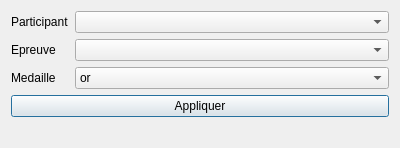
<?xml version="1.0" encoding="UTF-8"?>
<ui version="4.0">
 <class>Dialog</class>
 <widget class="QDialog" name="Dialog">
  <property name="geometry">
   <rect>
    <x>0</x>
    <y>0</y>
    <width>400</width>
    <height>147</height>
   </rect>
  </property>
  <property name="windowTitle">
   <string>Dialog</string>
  </property>
  <layout class="QHBoxLayout" name="horizontalLayout">
   <item>
    <layout class="QVBoxLayout" name="verticalLayout">
     <item>
      <layout class="QFormLayout" name="formLayout">
       <item row="0" column="1">
        <widget class="QComboBox" name="CBPart"/>
       </item>
       <item row="1" column="1">
        <widget class="QComboBox" name="CBEpr"/>
       </item>
       <item row="0" column="0">
        <widget class="QLabel" name="label">
         <property name="text">
          <string>Participant</string>
         </property>
        </widget>
       </item>
       <item row="1" column="0">
        <widget class="QLabel" name="label_2">
         <property name="text">
          <string>Epreuve</string>
         </property>
        </widget>
       </item>
       <item row="2" column="1">
        <widget class="QComboBox" name="CBMed">
         <item>
          <property name="text">
           <string>or</string>
          </property>
         </item>
         <item>
          <property name="text">
           <string>argent</string>
          </property>
         </item>
         <item>
          <property name="text">
           <string>bronze</string>
          </property>
         </item>
         <item>
          <property name="text">
           <string>Aucune</string>
          </property>
         </item>
        </widget>
       </item>
       <item row="2" column="0">
        <widget class="QLabel" name="label_3">
         <property name="text">
          <string>Medaille</string>
         </property>
        </widget>
       </item>
      </layout>
     </item>
     <item>
      <widget class="QPushButton" name="pushButton">
       <property name="text">
        <string>Appliquer</string>
       </property>
      </widget>
     </item>
     <item>
      <widget class="QLabel" name="Status">
       <property name="text">
        <string/>
       </property>
       <property name="alignment">
        <set>Qt::AlignCenter</set>
       </property>
      </widget>
     </item>
    </layout>
   </item>
  </layout>
 </widget>
 <resources/>
 <connections>
  <connection>
   <sender>CBPart</sender>
   <signal>currentTextChanged(QString)</signal>
   <receiver>Dialog</receiver>
   <slot>RCB()</slot>
   <hints>
    <hint type="sourcelabel">
     <x>95</x>
     <y>19</y>
    </hint>
    <hint type="destinationlabel">
     <x>68</x>
     <y>36</y>
    </hint>
   </hints>
  </connection>
  <connection>
   <sender>pushButton</sender>
   <signal>clicked()</signal>
   <receiver>Dialog</receiver>
   <slot>apply()</slot>
   <hints>
    <hint type="sourcelabel">
     <x>102</x>
     <y>101</y>
    </hint>
    <hint type="destinationlabel">
     <x>2</x>
     <y>115</y>
    </hint>
   </hints>
  </connection>
 </connections>
 <slots>
  <slot>RCB()</slot>
  <slot>apply()</slot>
 </slots>
</ui>
